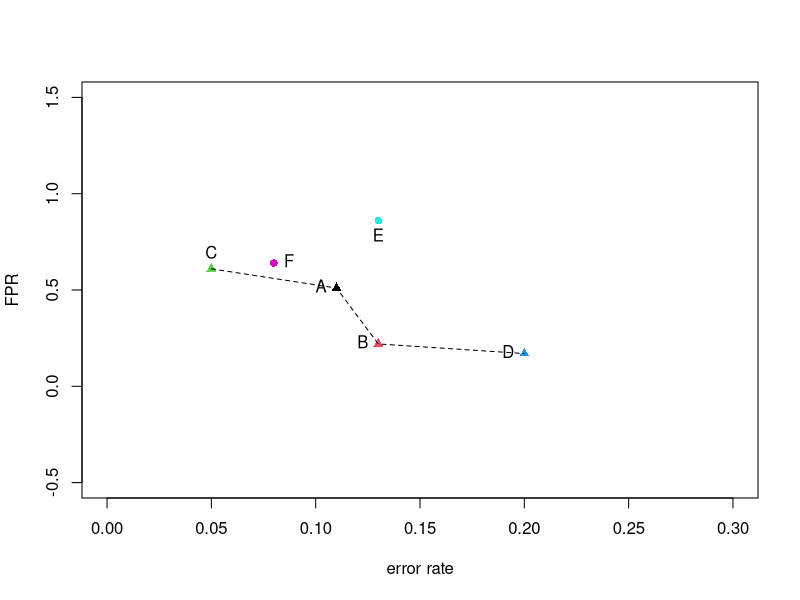
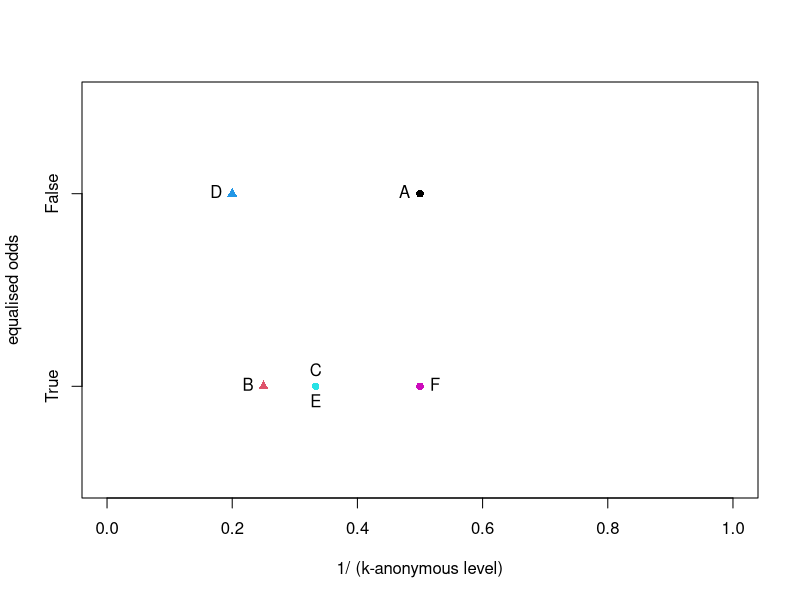
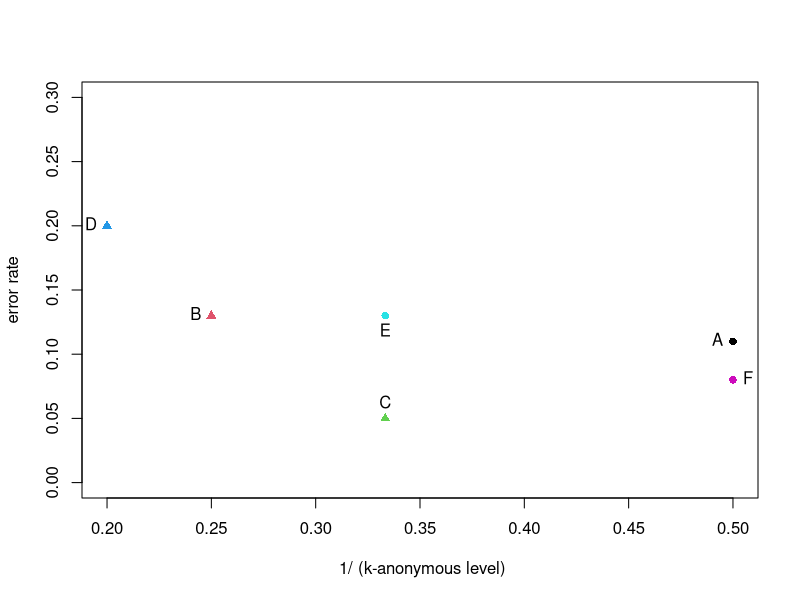
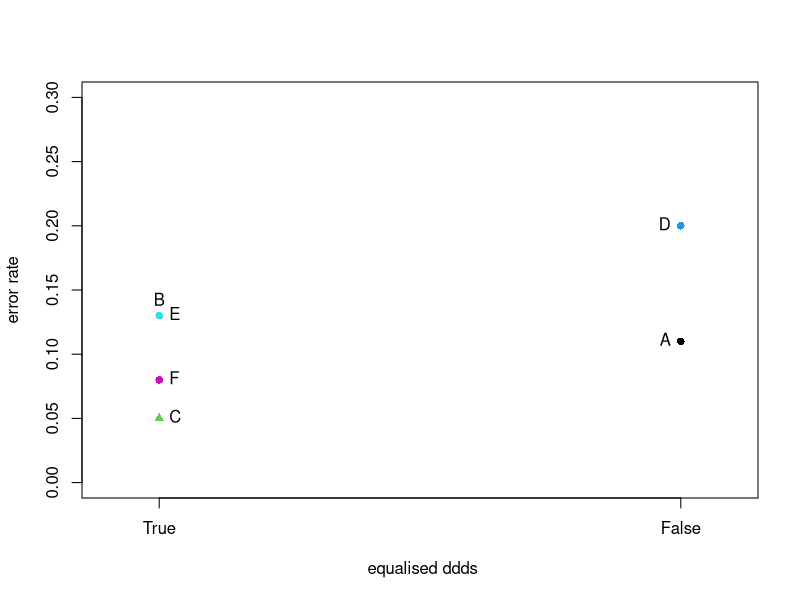

The R source for these figures, in order:
## ---- chunk 1
#| echo: false
library(gridExtra) # for table in Q3
## ---- chunk 2
#| echo: false
#| fig-align: "center"
#| message: false
#| warning: false

set.seed(1234)

example_df <- dplyr::tibble(
classifier = LETTERS[1:6],
k_anon = c(2,4,3,5,3,2), 
equalised_odds = c(F,T,T,F,T,T),
error_rate = c(0.11, 0.13, 0.05, 0.20, 0.13, 0.08),
false_positive_rate = round(runif(6) + c(0.4,-0.4,0,-0.45,0,0), 2)
)

knitr::kable(
  x = example_df,
  align = c("l","l","l", "r","r"),
  col.names = c("Classifier", "k-Anonymity", "Equalised Odds", "Error Rate", "False Positive Rate"))
## ---- chunk 3
#| echo: false
#| fig-align: "center"
#| out-width: "60%"
plot( 
  x = example_df$error_rate,
  y = example_df$false_positive_rate, 
  col = 1:6, 
  pch = 16 + c(1,1,1,1,0,0),
  xlim = c(0,0.3), 
  ylim = c(-0.5,1.5), 
  xlab = "error rate",
  ylab = "FPR",
  #yaxt = "n"
)
#axis(side = 2, at = c(0,1), labels = c("True", "False"), tick = TRUE)
text(
  x = example_df$error_rate,
  y = example_df$false_positive_rate,
  labels = example_df$classifier,
  pos = c(2,2,3,2,1,4)
)

lines(x =  example_df$error_rate[c(3,1,2,4)], y = example_df$false_positive_rate[c(3,1,2,4)], lty = 2)
## ---- chunk 4
#| echo: false
#| fig-align: "center"
#| out-width: 60%
# Plot 1 ----
plot( 
  x = 1 / example_df$k_anon,
  y = 1 - example_df$equalised_odds, 
  col = 1:6, 
  pch = 16 + c(0,1,0,1,0,0),
  xlim = c(0,1), 
  ylim = c(-0.5,1.5), 
  xlab = "1/ (k-anonymous level)",
  ylab = "equalised odds",
  yaxt = "n"
)
axis(side = 2, at = c(0,1), labels = c("True", "False"), tick = TRUE)
text(
  x = 1 / example_df$k_anon,
  y = 1 - example_df$equalised_odds,
  labels = example_df$classifier,
  pos = c(2,2,3,2,1,4)
)
## ---- chunk 5
#| echo: false
#| fig-align: "center"
#| out-width: 60%

# Plot 3 ----
plot( 
  x = 1 / example_df$k_anon,
  y = example_df$error_rate, 
  col = 1:6, 
  pch = 16 + c(0,1,1,1,0,0),
  #xlim = c(1,5), 
  ylim = c(0,0.3), 
  xlab = " 1/ (k-anonymous level)",
  ylab = "error rate",
  #yaxt = "n"
)
text(
  x = 1 / example_df$k_anon,
  y = example_df$error_rate,
  labels = example_df$classifier,
  pos = c(2,2,3,2,1,4))
## ---- chunk 6
#| echo: false
#| fig-align: "center"
#| out-width: 60%

# Plot 4 ----
plot( 
  x = 1 - example_df$equalised_odds,
  y = example_df$error_rate, 
  col = 1:6, 
  pch = 16 + c(0,0,1,0,0,0),
  xlim = c(-0.1,1.1), 
  ylim = c(0,0.3), 
  xlab = " equalised ddds",
  ylab = "error rate",
  xaxt = "n"
)

axis(side = 1, at = c(0,1), labels = c("True", "False"), tick = TRUE)

text(
  x = 1 - example_df$equalised_odds,
  y = example_df$error_rate,
  labels = example_df$classifier,
  pos = c(2,3,4,2,4,4))
